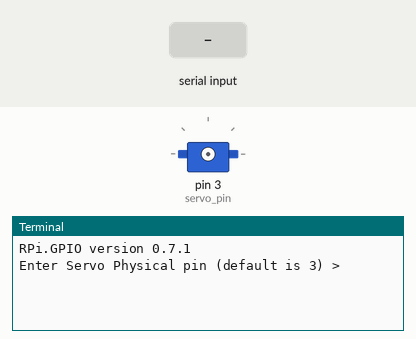
Bench run of a program on a simulated Raspberry Pi (header pin numbers). Parts: servo, the last lines printed to the terminal. Inputs (shaded band) come from the test bench. Servo angles are drawn from the pulse width (0.5 ms = 0°, 2.5 ms = 180°). At 5.8 s the program stops and its outputs stay as they are.

Above: at 1.2 s.
1.3 s: "Q" typed at the terminal, then Enter
At 1.9 s:
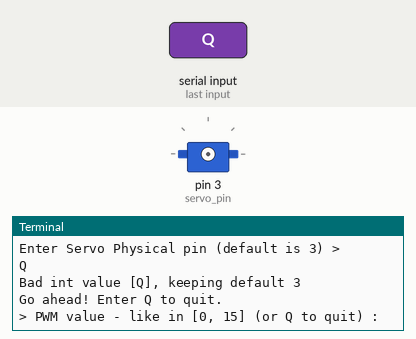
2.8 s: "5" typed at the terminal, then Enter
At 4.0 s:
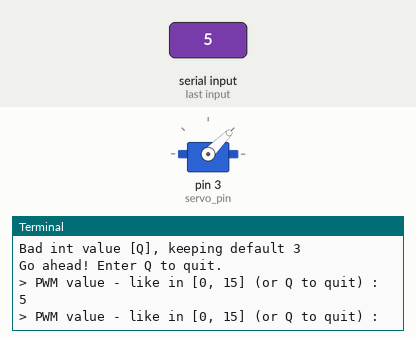
4.3 s: "200" typed at the terminal, then Enter
At 5.4 s:
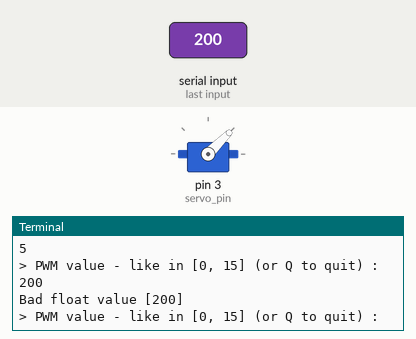
5.8 s: "Q" typed at the terminal, then Enter
At 6.5 s:
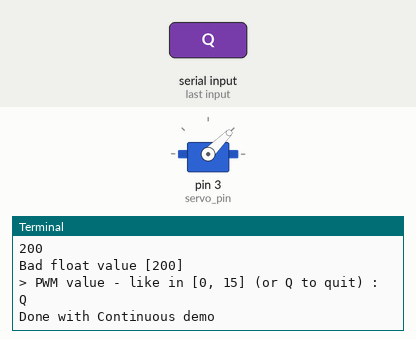

Measured:
- after the input at 1.3 s, the terminal: prints a new line at once (image 1)
- after the input at 2.8 s, the terminal: prints a new line at once (image 2)
- after the input at 4.3 s, the terminal: prints a new line at once (image 3)
- after the input at 5.8 s, the terminal: prints a new line at once (image 4)

The program:

continuous.servo.interactive.py
```python
#!/usr/bin/env python3
#
# Pure PWM in Python
# Interactive version.
#
# Drive a continuous or standard servo
#
# Ground (black on continuous, or brown on standard) on pin #6
# 5V (red on continuous, or orange on standard) on pin #2
# Signal (white on continuous, or yellow on standard) on pin #3
#
#
# The PWM for Rpi.GPIO works in percent.
#
# Normal servo use a cycle of 20ms (50Hz)
#
# Then
# 1000 us = 1000us / 20000us * 1000 = 5
# 1500 us = 7.5
# 2000 us = 10
#
# See also https://tutorials-raspberrypi.com/raspberry-pi-servo-motor-control/
#          https://www.instructables.com/Program-a-Servo-Build-a-Catapult-and-Solve-for-%ce%a0-w
#
# Doc at https://pypi.org/project/RPi.GPIO/,
#    and https://sourceforge.net/p/raspberry-gpio-python/wiki/Home/
#
import RPi.GPIO as GPIO
from time import sleep

servo_pin = 3  # Physical pin. (3: SDA)

print(f"RPi.GPIO version {GPIO.VERSION}")

def set_duty_cycle(duty: int) -> None:
    pwm.ChangeDutyCycle(duty)    # pwm defined below


# Start here, prompt for the servo pin
user_input = input(f"Enter Servo Physical pin (default is {servo_pin}) > ")
if len(user_input.strip()) > 0:
    try:
        servo_pin = int(user_input.strip())
    except ValueError:
        print(f"Bad int value [{user_input}], keeping default {servo_pin}")

GPIO.setmode(GPIO.BOARD)          # <= i.e. Use physical pin numbers. Could also be GPIO.BCM
GPIO.setwarnings(False)
GPIO.setup(servo_pin, GPIO.OUT)

pwm = GPIO.PWM(servo_pin, 50)
pwm.start(0)

GPIO.output(servo_pin, True)

print("Go ahead! Enter Q to quit.")
keep_working = True
while keep_working:
    user_input = input("> PWM value - like in [0, 15] (or Q to quit) : ")
    if user_input.upper() == 'Q':
        keep_working = False
    else:
        try:
            duty_value = float(user_input)
            set_duty_cycle(duty_value)
        except ValueError:
            print(f"Bad float value [{user_input}]")

GPIO.output(servo_pin, False) # This would stop the servo. A continuous would stop spinning.
pwm.ChangeDutyCycle(0)

print("Done with Continuous demo")
pwm.stop()

GPIO.cleanup()
```
